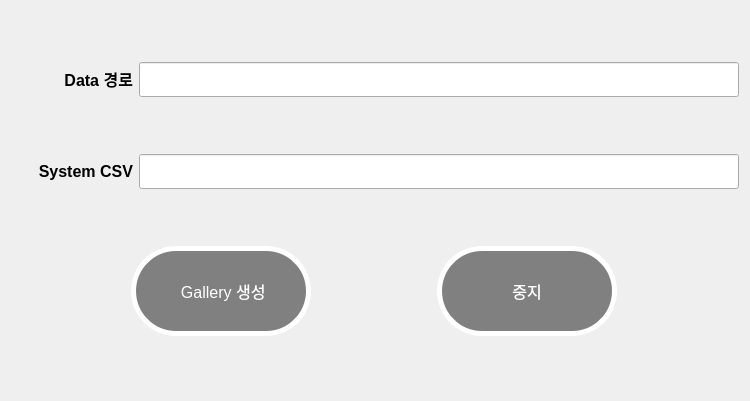
<?xml version="1.0" encoding="UTF-8"?>
<ui version="4.0">
 <class>Form</class>
 <widget class="QWidget" name="Form">
  <property name="geometry">
   <rect>
    <x>0</x>
    <y>0</y>
    <width>750</width>
    <height>401</height>
   </rect>
  </property>
  <property name="windowTitle">
   <string>Form</string>
  </property>
  <layout class="QVBoxLayout" name="verticalLayout">
   <item>
    <layout class="QHBoxLayout" name="horizontalLayout">
     <item>
      <widget class="QLabel" name="Datapathlb">
       <property name="text">
        <string>&lt;html&gt;&lt;head/&gt;&lt;body&gt;&lt;p&gt;&lt;span style=&quot; font-size:12pt; font-weight:600;&quot;&gt;Data 경로&lt;/span&gt;&lt;/p&gt;&lt;/body&gt;&lt;/html&gt;</string>
       </property>
       <property name="alignment">
        <set>Qt::AlignRight|Qt::AlignTrailing|Qt::AlignVCenter</set>
       </property>
      </widget>
     </item>
     <item>
      <widget class="QLineEdit" name="lineEdit">
       <property name="maximumSize">
        <size>
         <width>600</width>
         <height>35</height>
        </size>
       </property>
      </widget>
     </item>
    </layout>
   </item>
   <item>
    <layout class="QHBoxLayout" name="horizontalLayout_2">
     <item>
      <widget class="QLabel" name="SystemCsvlb">
       <property name="text">
        <string>&lt;html&gt;&lt;head/&gt;&lt;body&gt;&lt;p&gt;&lt;span style=&quot; font-size:12pt; font-weight:600;&quot;&gt;System CSV&lt;/span&gt;&lt;/p&gt;&lt;/body&gt;&lt;/html&gt;</string>
       </property>
       <property name="alignment">
        <set>Qt::AlignRight|Qt::AlignTrailing|Qt::AlignVCenter</set>
       </property>
      </widget>
     </item>
     <item>
      <widget class="QLineEdit" name="lineEdit_2">
       <property name="maximumSize">
        <size>
         <width>600</width>
         <height>35</height>
        </size>
       </property>
      </widget>
     </item>
    </layout>
   </item>
   <item>
    <layout class="QHBoxLayout" name="horizontalLayout_3">
     <item>
      <widget class="QPushButton" name="DataGalleryctbt">
       <property name="maximumSize">
        <size>
         <width>180</width>
         <height>90</height>
        </size>
       </property>
       <property name="font">
        <font>
         <family>Arial</family>
         <pointsize>12</pointsize>
        </font>
       </property>
       <property name="styleSheet">
        <string notr="true">QPushButton#DataGalleryctbt{
	background-color: rgb(128, 128, 128);
	border-style: outset;
	color : rgb(255,255,255);
	border: 5px solid rgb(255,255,255);
	border-radius: 45px
}

QPushButton#DataGalleryctbt:hover{
	background-color: #000000;
}

QPushButton#DataGalleryctbt:pressed{
	background-color: rgb(0, 0, 0);
	border-style: insert;
}
</string>
       </property>
       <property name="text">
        <string> Gallery 생성</string>
       </property>
      </widget>
     </item>
     <item>
      <widget class="QPushButton" name="Stopbt">
       <property name="maximumSize">
        <size>
         <width>180</width>
         <height>90</height>
        </size>
       </property>
       <property name="font">
        <font>
         <family>Arial</family>
         <pointsize>12</pointsize>
        </font>
       </property>
       <property name="styleSheet">
        <string notr="true">QPushButton#Stopbt{
	background-color: rgb(128, 128, 128);
	border-style: outset;
	color : rgb(255,255,255);
	border: 5px solid rgb(255,255,255);
	border-radius: 45px
}

QPushButton#Stopbt:hover{
	background-color: #000000;
}

QPushButton#Stopbt:pressed{
	background-color: rgb(0, 0, 0);
	border-style: insert;
}
</string>
       </property>
       <property name="text">
        <string>중지</string>
       </property>
      </widget>
     </item>
    </layout>
   </item>
  </layout>
 </widget>
 <resources/>
 <connections/>
</ui>
